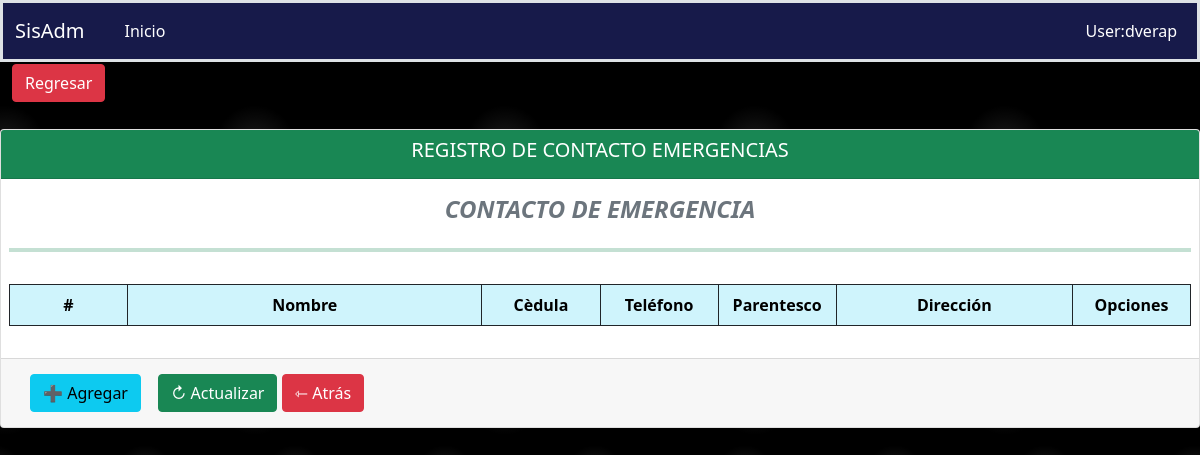
/fichaPersonal/registroContactoEmergencia/1/, run on an earlier commit of the app's database.
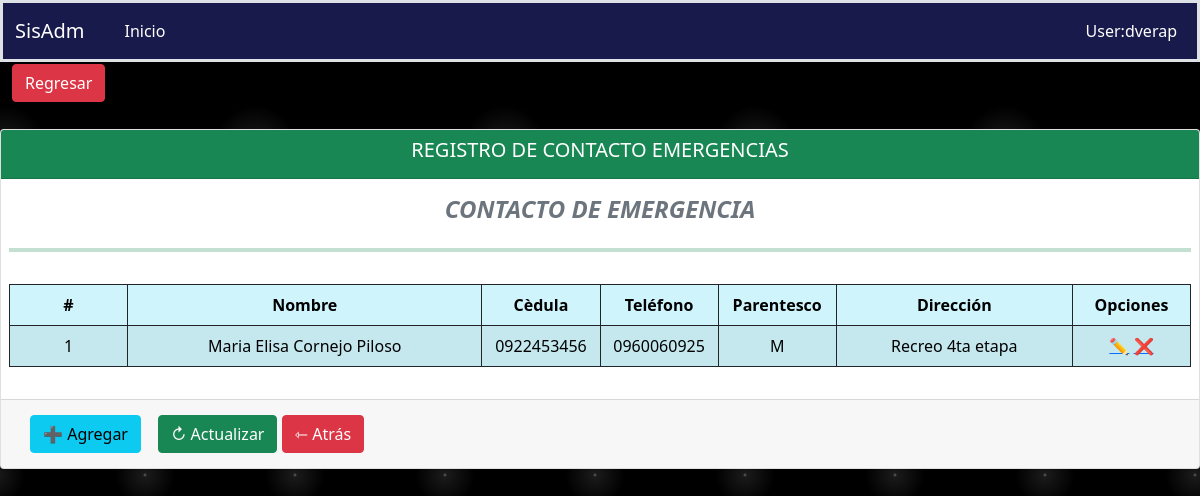
And on a later commit of the database.
### aplicaciones/ficha_personal/models.py (models this page shows, shortened)
class ContactoEmergencias(models.Model):
    nombre = models.CharField(max_length=200)
    cedula = models.CharField(max_length=10, unique=True)
    telefonos = models.CharField(max_length=50, blank=True, null=True)
    parentesco = models.CharField(max_length=2, choices=PARENTESCO, default=PARENTESCO[0][0], blank=True, null=True)
    direccion = models.TextField(blank=True, null=True, verbose_name='Dirección')
    class Meta:
        verbose_name = "ContactoEmergencia"
        verbose_name_plural = "ContactosEmergencias"
        ordering = ('id',)

### aplicaciones/ficha_personal/views/ContactoEmergencia/views.py (the view)
# urls.py: path('registroContactoEmergencia/<int:pk>/', RegistroContactoEmergenciaListView.as_view(), name='registroContactoEmergencia'),
class RegistroContactoEmergenciaListView(ListView):
    template_name = "ContactoEmergencia/registroContacto.html"
    model = ContactoEmergencias
    context_object_name = 'contactoEmergencias'
    paginate_by = 3
    queryset = ContactoEmergencias.objects.filter(empleado__id=1)
    def get_context_data(self, **kwargs):
        context = super().get_context_data(**kwargs)
        context['url_anterior'] = '/fichaPersonal/contactoEmergencia'
        context['listar_url']= '/fichaPersonal/registroContactoEmergencias',
        context['crear_url'] = '/fichaPersonal/crearcontactoEmergencias/'
        context['titulo'] = 'REGISTRO DE CONTACTO EMERGENCIAS'
        context['query'] = self.request.GET.get("query") or ""
        return context

### aplicaciones/ficha_personal/templates/ContactoEmergencia/registroContacto.html
{% extends 'boton_agr_reg.html' %}
{% load static %}
{% block controls %}
    <h4 class="fw-bold fst-italic text-secondary text-center">CONTACTO DE EMERGENCIA</h4>
    <hr class="bg-success border-4 border-top border-success">
    <table class="table table-info table-striped table-bordered border-dark col-md-3">
    {% block columns %}
            <thead>
                <tr class="text-center">
                    <th scope="col" style="width: 5px;">#</th>
                    <th scope="col" style="width: 20px;">Nombre</th>
                    <th scope="col" style="width: 10%;">Cèdula</th>
                    <th scope="col" style="width: 10%;">Teléfono</th>
                    <th scope="col" style="width: 10%;">Parentesco</th>
                    <th scope="col" style="width: 20%;">Dirección</th>
                    <th scope="col" style="width: 10%;">Opciones</th>
                </tr>
            </thead>
    {% endblock %}
    {% block rows %}
        {% for contaEmer in contactoEmergencias %}
            <tbody>
                <tr class="align-middle table-info table-bordered border-dark text-center">
                    <td>{{ contaEmer.id }}</td>
                    <td>{{ contaEmer.nombre }}</td>
                    <td>{{ contaEmer.cedula }}</td>
                    <td>{{ contaEmer.telefonos }}</td>
                    <td>{{ contaEmer.parentesco }}</td>
                    <td>{{ contaEmer.direccion }}</td>
                    <td class="acciones">
                        <a href="{% url 'ficha_Personal:actualizarContactoEmergencia' contaEmer.id %}">✏️</a>
                        <a href="{% url 'ficha_Personal:deleteContactoEmergencia' contaEmer.id %}">❌</a>
                    </td>
                </tr>
            </tbody>
        {% endfor %}
    {% endblock %}
    </table>
{% endblock %}

What changed in the data, as far as the page shows it:
added ContactoEmergencias: id "1", nombre "Maria Elisa Cornejo Piloso", cedula "0922453456", telefonos "0960060925", parentesco "M", direccion "Recreo 4ta etapa"
